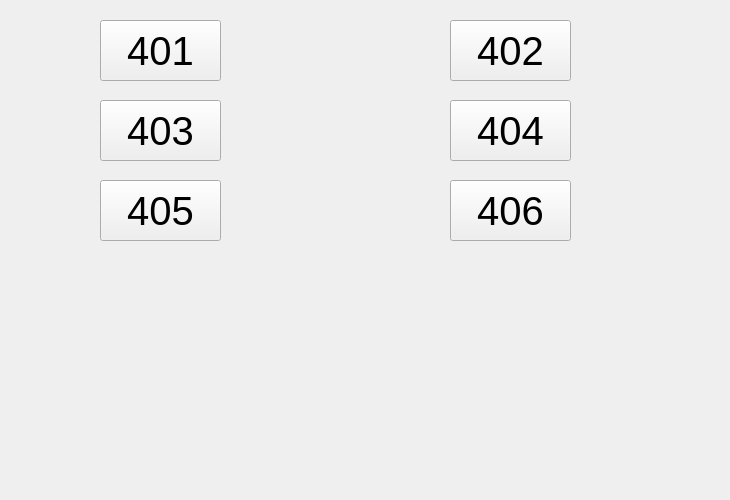
     <widget class="QWidget" name="haohuataofang">
      <attribute name="title">
       <string>豪华套房</string>
      </attribute>
      <widget class="QPushButton" name="hht_1">
       <property name="geometry">
        <rect>
         <x>100</x>
         <y>20</y>
         <width>121</width>
         <height>61</height>
        </rect>
       </property>
       <property name="font">
        <font>
         <pointsize>30</pointsize>
        </font>
       </property>
       <property name="text">
        <string>401</string>
       </property>
      </widget>
      <widget class="QPushButton" name="hht_2">
       <property name="geometry">
        <rect>
         <x>450</x>
         <y>20</y>
         <width>121</width>
         <height>61</height>
        </rect>
       </property>
       <property name="font">
        <font>
         <pointsize>30</pointsize>
        </font>
       </property>
       <property name="text">
        <string>402</string>
       </property>
      </widget>
      <widget class="QPushButton" name="hht_3">
       <property name="geometry">
        <rect>
         <x>100</x>
         <y>100</y>
         <width>121</width>
         <height>61</height>
        </rect>
       </property>
       <property name="font">
        <font>
         <pointsize>30</pointsize>
        </font>
       </property>
       <property name="text">
        <string>403</string>
       </property>
      </widget>
      <widget class="QPushButton" name="hht_4">
       <property name="geometry">
        <rect>
         <x>450</x>
         <y>100</y>
         <width>121</width>
         <height>61</height>
        </rect>
       </property>
       <property name="font">
        <font>
         <pointsize>30</pointsize>
        </font>
       </property>
       <property name="text">
        <string>404</string>
       </property>
      </widget>
      <widget class="QPushButton" name="hht_5">
       <property name="geometry">
        <rect>
         <x>100</x>
         <y>180</y>
         <width>121</width>
         <height>61</height>
        </rect>
       </property>
       <property name="font">
        <font>
         <pointsize>30</pointsize>
        </font>
       </property>
       <property name="text">
        <string>405</string>
       </property>
      </widget>
      <widget class="QPushButton" name="hht_6">
       <property name="geometry">
        <rect>
         <x>450</x>
         <y>180</y>
         <width>121</width>
         <height>61</height>
        </rect>
       </property>
       <property name="font">
        <font>
         <pointsize>30</pointsize>
        </font>
       </property>
       <property name="text">
        <string>406</string>
       </property>
      </widget>
      <widget class="QLabel" name="label_4">
       <property name="geometry">
        <rect>
         <x>0</x>
         <y>0</y>
         <width>721</width>
         <height>491</height>
        </rect>
       </property>
       <property name="styleSheet">
        <string notr="true">border-image: url(:/picture/1.jpg);</string>
       </property>
       <property name="text">
        <string/>
       </property>
      </widget>
      <zorder>label_4</zorder>
      <zorder>hht_1</zorder>
      <zorder>hht_2</zorder>
      <zorder>hht_3</zorder>
      <zorder>hht_4</zorder>
      <zorder>hht_5</zorder>
      <zorder>hht_6</zorder>
     </widget>
